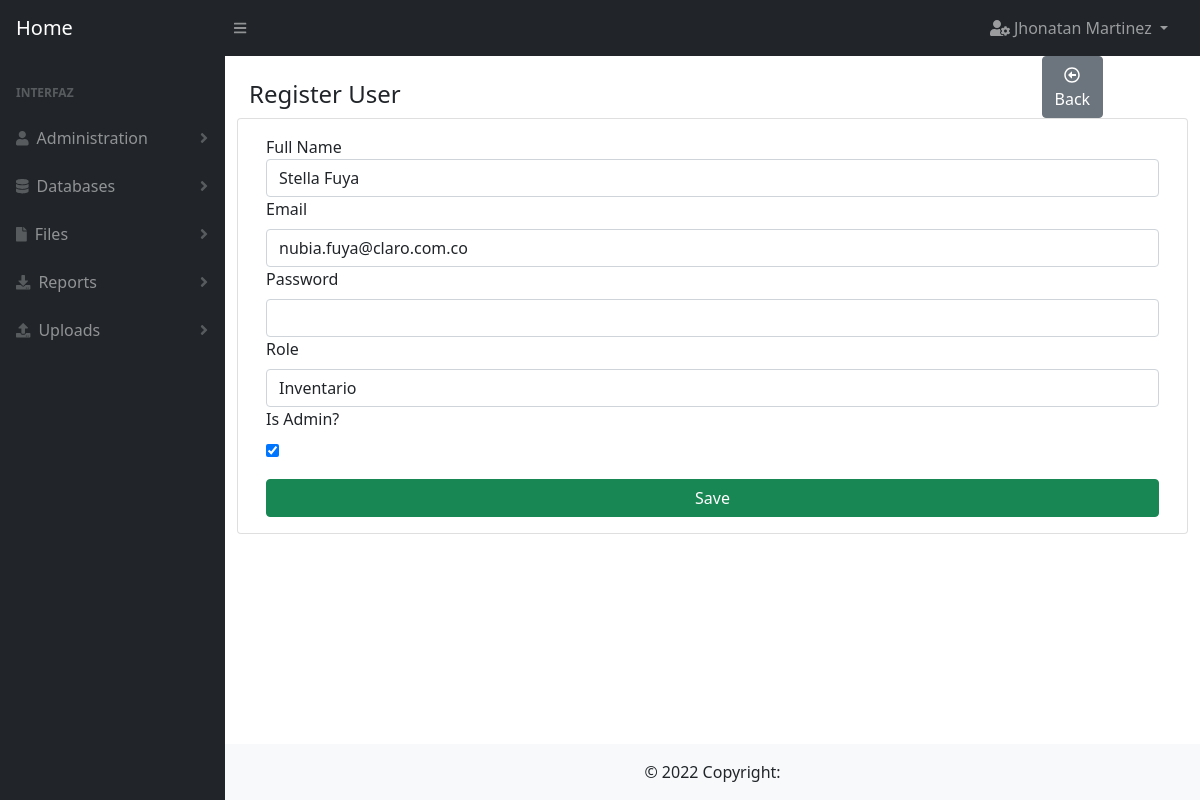
Page /user/edit/2 (signed in) on the committed database.
### user/models.py (models this page shows)
class User(db.Model):
    __tablename__ = 'users'
    id = db.Column(db.Integer, primary_key=True)
    full_name = db.Column(db.String(100))
    email = db.Column(db.String(100), unique=True)
    password = db.Column(db.String(100))
    is_admin = db.Column(db.Boolean)
    role_id = db.Column(db.Integer, db.ForeignKey('roles.id'), nullable=True)
    created_at = db.Column(db.DateTime, default=datetime.datetime.now)

### user/routes.py (the view, shortened to what this page needs)
@user.route(routes["edit"], methods=['GET', 'POST'])
@decorator(page=pages["edit"], url=pages["index"])
def edit(id=0):
    try:
        data = models.User.query.get(id)
        form = forms.CreateForm(obj=data)
        form.role.choices = [(data.id, data.name) for data in Role.query.order_by('name')]
        return render_template(templates["edit"],
                               form=form)
    except Exception as exc:
        return show_error(pages["edit"] + ': ' + str(exc))

### user/forms.py
class CreateForm(Form):
    full_name = StringField('Full Name',
                            [validators.DataRequired(message="Full Name is required")])
    email = EmailField('Email',
                       [validators.DataRequired(message="Email is required")])
    password = PasswordField('Password',
                             [validators.DataRequired(message="Password is required")])
    is_admin = BooleanField('Is Admin?')
    role = SelectField('Role', validate_choice=False)

### utils/auth.py (called while the page is built)
def has_permission(page):
    can_enter = False
    try:
        user = User.query.get(session['user_id'])
        if user.is_admin:
            can_enter = True
        else:
            page_id = Page.query.filter(Page.route == page).first().id
            permissions = Permission.query.filter_by(role_id=user.role_id, page_id=page_id).first()
            if permissions is not None:
                can_enter = True
    except Exception as exc:
        error_message = 'permission.queries.has_permission: ' + str(exc)
        print(error_message)
    finally:
        return can_enter

def decorator(page, url='index'):
    def _permissions(function):
        @wraps(function)
        def new_function(*args, **kwargs):
            if not has_permission(page=page):
                return show_message(id=1,
                                    url=url)
            return function(*args, **kwargs)
        return new_function
    return _permissions

### templates/user/create.html
{% extends 'base/create_forms.html' %}
{% block title %}
Register User
{% endblock %}
{% block button_back %}
    onclick="window.location.href='{{ url_for('user.index') }}'"
{% endblock %}
{% block fields %}
    {% from "macro.html" import render_field %}
    {{ render_field(form.full_name, class='form-control') }}
    {{ render_field(form.email, class='form-control') }}
    {{ render_field(form.password, class='form-control') }}
    {{ render_field(form.role, class='form-control') }}
    {{ render_field(form.is_admin) }}
{% endblock %}

### templates/base/base.html (shortened to what this page needs)
<!DOCTYPE html>
<html lang="es">
<head>
    <link rel='stylesheet' href= "{{url_for('static', filename='css/styles.css')}}"/>
    <link rel='stylesheet' href= "{{url_for('static', filename='css/bootstrap.min.css')}}">
</head>
<body >
    <nav class="sb-topnav navbar navbar-expand navbar-dark bg-dark">
        <a class="navbar-brand ps-3" href="{{ url_for('index') }}">Home</a>
        <button class="btn btn-link btn-sm order-1 order-lg-0 me-4 me-lg-0" id="sidebarToggle" href="#"><i class="fas fa-bars"></i></button>
        <ul class="navbar-nav ms-auto ms-md-0 me-3 me-lg-4">
            <li class="nav-item dropdown">
                <a class="nav-link dropdown-toggle" id="navbarDropdown" href="#" role="button" data-bs-toggle="dropdown" aria-expanded="false">
                    <i class="fas fa-user-cog"></i> {{session['user']}}
                </a>
            </li>
        </ul>
    </nav>
    <div id="layoutSidenav">
        <div id="layoutSidenav_nav">
            <nav class="sb-sidenav accordion sb-sidenav-dark" id="sidenavAccordion">
                <div class="sb-sidenav-menu">
                    <div class="nav">
                        <div class="sb-sidenav-menu-heading">Interfaz</div>
                         <a class="nav-link collapsed" href="#" data-bs-toggle="collapse" data-bs-target="#collapseUsers" aria-expanded="false" aria-controls="collapseLayouts">
                            <div class="sb-nav-link-icon"><i class="fa fa-user"></i></div>
                            Administration
                            <div class="sb-sidenav-collapse-arrow"><i class="fas fa-angle-down"></i></div>
                        </a>
                        <a class="nav-link collapsed" href="#" data-bs-toggle="collapse" data-bs-target="#collapseDataBases" aria-expanded="false" aria-controls="collapseLayouts">
                            <div class="sb-nav-link-icon"><i class="fa fa-database"></i></div>
                            Databases
                            <div class="sb-sidenav-collapse-arrow"><i class="fas fa-angle-down"></i></div>
                        </a>
                         <a class="nav-link collapsed" href="#" data-bs-toggle="collapse" data-bs-target="#collapseFiles" aria-expanded="false" aria-controls="collapseLayouts">
                            <div class="sb-nav-link-icon"><i class="fa fa-file"></i></div>
                            Files
                            <div class="sb-sidenav-collapse-arrow"><i class="fas fa-angle-down"></i></div>
                        </a>
                        <a class="nav-link collapsed" href="#" data-bs-toggle="collapse" data-bs-target="#collapseReports" aria-expanded="false" aria-controls="collapseLayouts">
                            <div class="sb-nav-link-icon"><i class="fas fa-download"></i></div>
                            Reports
                            <div class="sb-sidenav-collapse-arrow"><i class="fas fa-angle-down"></i></div>
                        </a>
                        <a class="nav-link collapsed" href="#" data-bs-toggle="collapse" data-bs-target="#collapseUploads" aria-expanded="false" aria-controls="collapseLayouts">
                            <div class="sb-nav-link-icon"><i class="fas fa-upload"></i></div>
                            Uploads
                            <div class="sb-sidenav-collapse-arrow"><i class="fas fa-angle-down"></i></div>
                        </a>
                    </div>
                </div>
            </nav>
        </div>
        <div id="layoutSidenav_content">
            <main>
                <div class="container-fluid px-4">
                    <div class="row">
                        <div class="col-10">
                            <h4 class="mt-4">
                                {% block title %}{% endblock %}
                            </h4>
                        </div>
                        <div class="col-1">
                        {% block button1 %}
                        {% endblock %}
                        </div>
                        <div class="col-1">
                        </div>
                    </div>
                    <div class="row">
                        <div class="card mb-4">
                            <div class="card-body">
                            {% block content %}{% endblock %}
                            </div>
                        </div>
                    </div>
                </div>
            </main>
            <footer class="bg-light text-center text-lg-start">
                <div class="text-center p-3" style="background-color: rgba(0, 0, 0, 0);">
                  © 2022 Copyright:
                </div>
            </footer>
        </div>
    </div>
</body>
</html>

### templates/macro.html (shortened to what this page needs)
{% macro render_field(field) %}
    <td> {{ field.label }}
    <dd> {{ field(**kwargs)  | safe }}
{% endmacro %}

### rows in the picture
User: user "Jhonatan Martinez"
User: full_name "Stella Fuya", email "nubia.fuya@claro.com.co", role "Inventario", is_admin "☑"

### other values in the picture
{{ field.label }} "Full Name Email Password Role Is Admin?"
